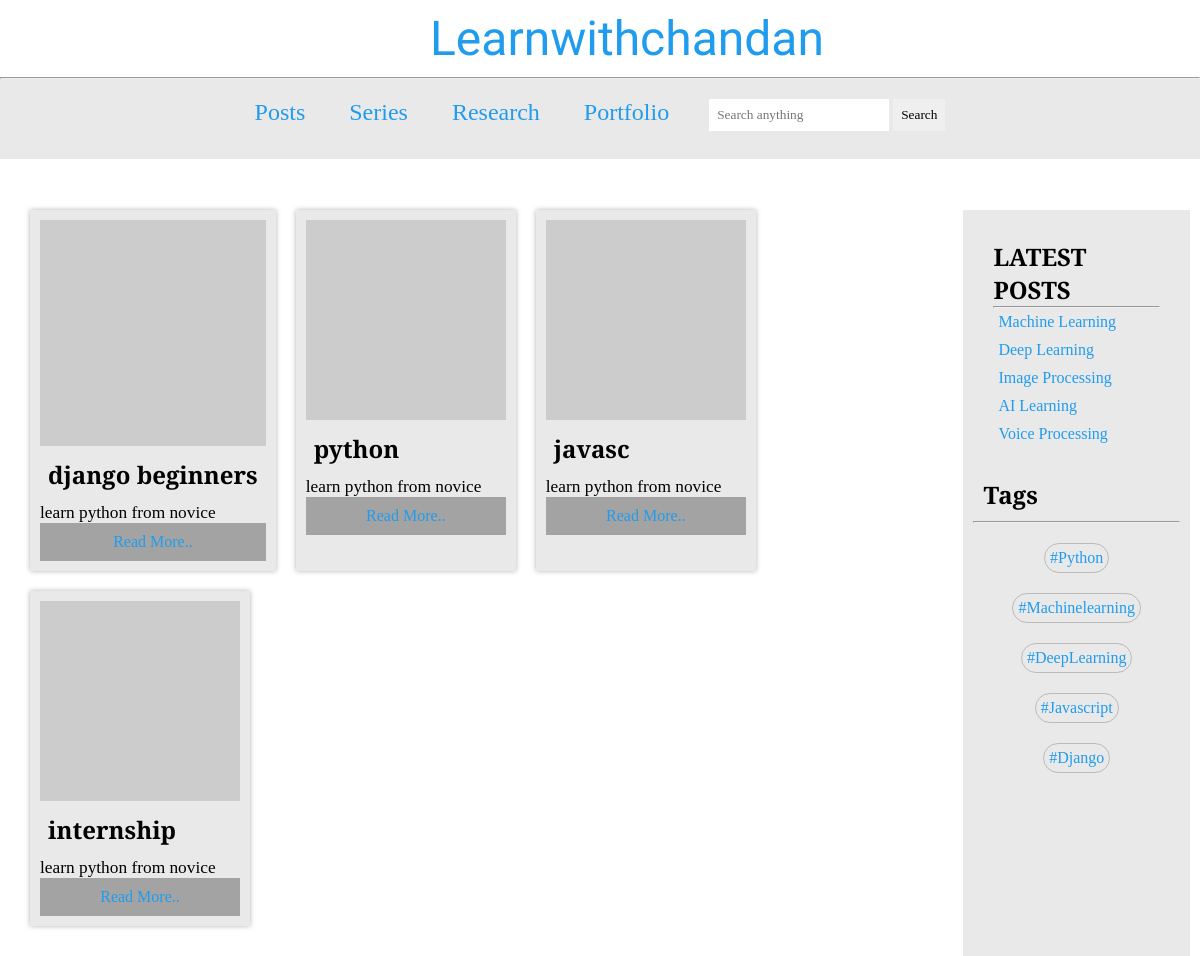
The page / on the database its author committed.
### blog/models.py (models this page shows, shortened)
class Post(models.Model):
  title=models.CharField(max_length=100)
  detail=models.TextField()
  image=models.ImageField(upload_to='image/',blank=True)
  author=models.CharField(max_length=100)
  draft=models.BooleanField(default=True)
  published_date=models.DateTimeField(auto_now_add=True)
  def get_absolute_url(self):
    return reverse('post_detail',kwargs={'pk':self.pk})

### blog/views.py (the view)
# urls.py: path('',ShowPosts.as_view(),name='show_posts'),
class ShowPosts(ListView):
  model=Post

### templates/blog/post_list.html (shortened to what this page needs)
{% load static %}
<!DOCTYPE html>
<html lang="en">
<head>
    <link rel="stylesheet" href="{% static 'css/design.css' %}">
    <link rel="stylesheet" href="{% static 'css/post-detail.css' %}">
    <link rel="stylesheet" href="https://use.fontawesome.com/releases/v5.8.1/css/all.css">
</head>
<body>
    <header>
        <div id="logo"><a href={% url 'show_posts' %}>Learnwithchandan</a>
        </div>
        <hr/>
        <nav>
            <div class="navbar">
                <div class="nav-links">
                    <ul>
                        <li><a href="{% url 'show_posts'%}">Posts</a></li>
                        <li><a href="">Series</a></li>
                        <li><a href="">Research</a></li>
                        <li><a href="">Portfolio</a></li>
                    </ul>
                </div>
                <div class="Searchform">
                    <form method="post" class="search" action={% url 'show_posts' %}>
                        <input type="text" name='q' placeholder="Search anything">
                        <input type="submit" value=Search>
                </div>
            </div>
        </nav>
    </header>
    <section id="post-section">
        <div class="blog-posts">
        <div class="post-container">
            {% for post in post_list%}
                {% if post.draft is not True%}
                    <div class="posts">
                        <div class="image">
                            <img src="http://via.placeholder.com/200" alt="">
                        </div>
                            <h1>{{post.title}}</h1>
                        <div class="description-text">
                            <p><small>learn python from novice</small></p>
                        </div>
                        <div class="read-more">
                            <a href={{post.get_absolute_url}}>Read More..</a>
                        </div>
                    </div>
                {% endif%}
            {% endfor%}
        </div>
        </div>
        <div class="sidebar">
            <div class="latest-posts">
                <h1>LATEST POSTS</h1>
                <hr/>
                <div class="title-container">
                    <div class="titles">
                        <a href="">Machine Learning</a>
                    </div>
                    <div class="titles">
                        <a href="">Deep Learning</a>
                    </div>
                    <div class="titles">
                        <a href="">Image Processing</a>
                    </div>
                    <div class="titles">
                        <a href="">AI Learning</a>
                    </div>
                    <div class="titles">
                        <a href="">Voice Processing</a>
                    </div>
                </div>
            </div>
            <h1 class="tags-header">Tags</h1>
                <hr/>
            <div class="tags-container">
                <div class="tags">
                    <a href="">#Python</a>
                </div>
                <div class="tags">
                    <a href="">#Machinelearning</a>
                </div>
                <div class="tags">
                    <a href="">#DeepLearning</a>
                </div>
                <div class="tags">
                    <a href="">#Javascript</a>
                </div>
                <div class="tags">
                    <a href="">#Django</a>
                </div>
            </div>
        </div>
    </section>
</body>
</html>

### static/css/design.css (style rules this page uses)
* { padding: 0px; margin: 0px; box-sizing: border-box; font-family: 'EB Garamond', serif; }
header { height: 100px; }
header #logo { font-size: 2em; padding: 10px; width: 30%; margin: 0px auto; display: flex; justify-content: space-between; }
header #logo a { color: #209CEE; font-family: 'Dancing Script', cursive; text-decoration: none; font-size: 1.5em; }
nav { width: 100%; height: 80px; background-color: #e9e9e9; display: flex; justify-content: center; }
nav .navbar { display: flex; justify-content: center; }
nav .navbar ul { list-style: none; }
nav .navbar ul li { display: inline-block; padding: 10px; margin: 10px; font-size: 1.5em; }
nav .navbar ul li a { color: #209CEE; text-decoration: none; }
nav .Searchform { padding: 10px; margin: 10px; }
nav .Searchform input { padding: 8px; border: none; }
#post-section { margin-top: 80px; display: flex; }
.post-container { padding: 10px; margin: 10px; display: flex; flex-wrap: wrap; }
.posts { padding: 10px; margin: 10px; background-color: #e9e9e9; box-shadow: 0px 0px 5px rgba(0,0, 0, 0.3); transition: all 0.3s ease-in-out; }
.posts h1 { font-size: 1.5em; padding: 8px; }
.posts .description-text { width: auto; font-size: 1.3em; text-overflow: hidden; }
.image img { width: 100%; }
.posts .read-more { padding: 10px; background-color:rgba(0,0, 0, 0.3); text-align: center; }
.posts .read-more a { text-decoration: none; padding: 10px; color: #209CEE; }
.sidebar { width: 20%; padding: 10px; margin-top: 30px; margin-right: 10px; background-color: #e9e9e9; }
.sidebar .latest-posts { margin: 10px; padding: 10px; display: flex; flex-direction: column; transition: all 0.5s ease-in-out; }
.sidebar .latest-posts h1 { font-size: 1.5em; }
.sidebar .latest-posts .title-container { display: flex; flex-direction: column; }
.sidebar .latest-posts .title-container .titles { padding: 5px; box-shadow: 0px 0px 0px rgba(0,0, 0, 0.2); transition: box-shadow 0.3s; }
.sidebar .latest-posts .title-container .titles a { text-decoration: none; color: #209CEE; }
.sidebar .tags-container { display: flex; flex-direction: row; flex-wrap: wrap; padding: 10px; justify-content: space-evenly; }
.tags-header { padding: 10px; font-size: 1.5em; }
.sidebar .tags-container .tags { padding: 5px; margin: 10px; border: 1px solid rgba(0,0, 0,0.2); border-radius: 50px; transition: all 0.3s ease-in-out; }
.sidebar .tags-container .tags a { color: #209CEE; text-decoration: none; }

### rows shown on the page
Post: draft False (drawn), title "django beginners"
Post: draft False (drawn), title "python"
Post: draft False (drawn), title "javasc"
Post: draft False (drawn), title "internship"
